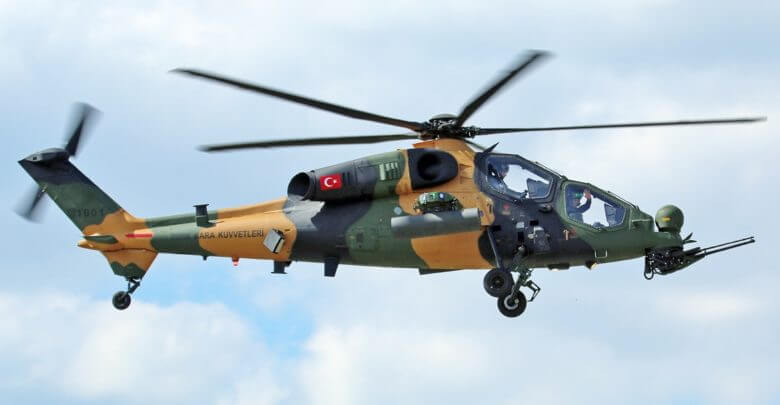
#> input picture temel_islemler/heli.jpg, 780 x 405 px
$ python morfolojik_islemler.py
#> lines starting #> are read from the running program, lines starting #| are printed output that depends on the picture
import cv2.cv2 as cv2
import numpy as np

img = cv2.imread("heli.jpg", 0)
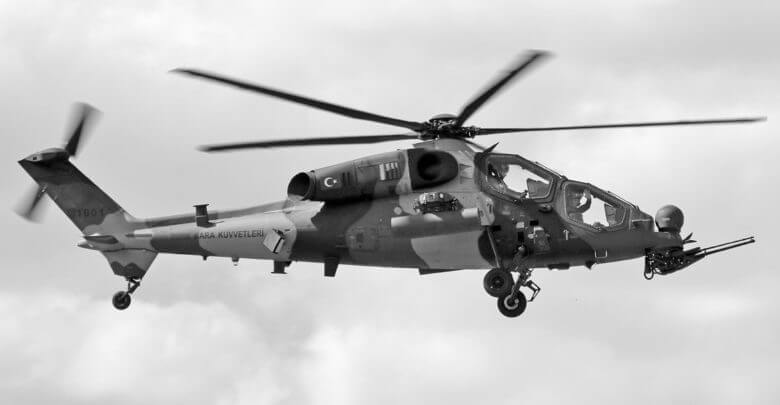
#> img: shape (405, 780); min 0, max 255, mean 194.3
kernel = np.ones((4, 4), dtype=np.uint8)
"""
kernel matrisinin boyutunu arttirinca daha cok erozyona ugruyor
"""

eroded_image = cv2.erode(img, kernel, iterations=1)
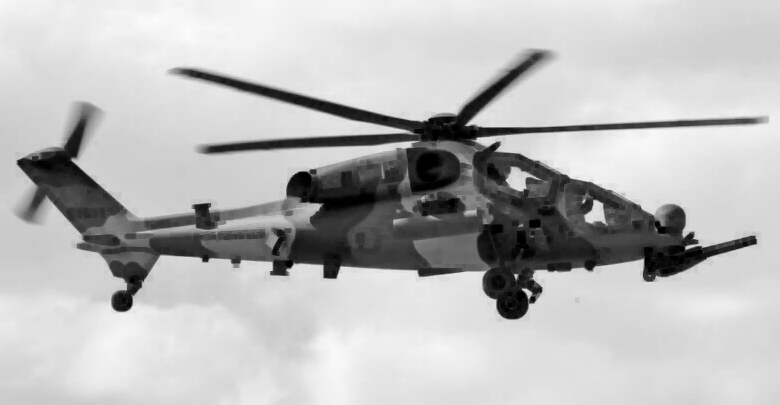
#> eroded_image: shape (405, 780); min 0, max 251, mean 186.3
dilated_image = cv2.dilate(img, kernel, iterations=1)
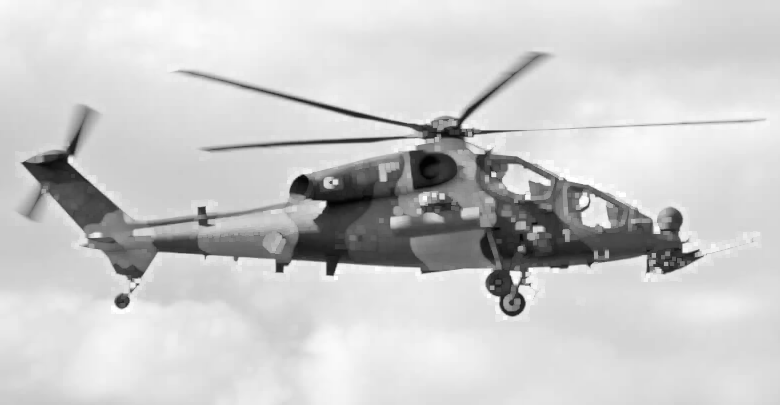
#> dilated_image: shape (405, 780); min 2, max 255, mean 202.3
# dilate etmede 1 leri yani beyazları kalınlaştırıyor erozyonda ise 0 ları (siyahları) kalınlaştırır.
opening = cv2.morphologyEx(img, cv2.MORPH_OPEN, kernel)
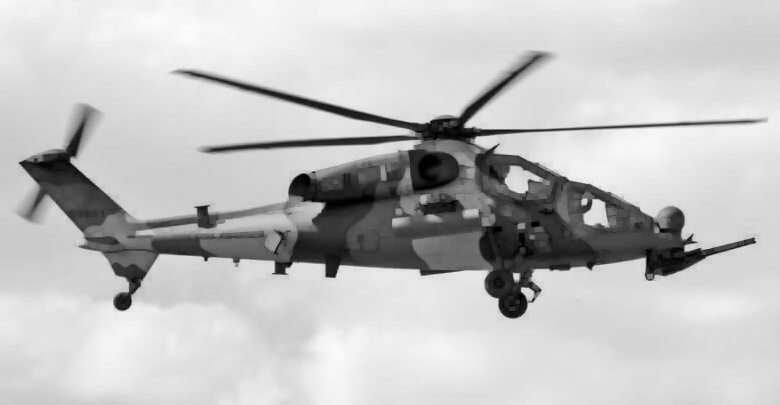
#> opening: shape (405, 780); min 0, max 251, mean 192.9
closing = cv2.morphologyEx(img, cv2.MORPH_CLOSE, kernel)
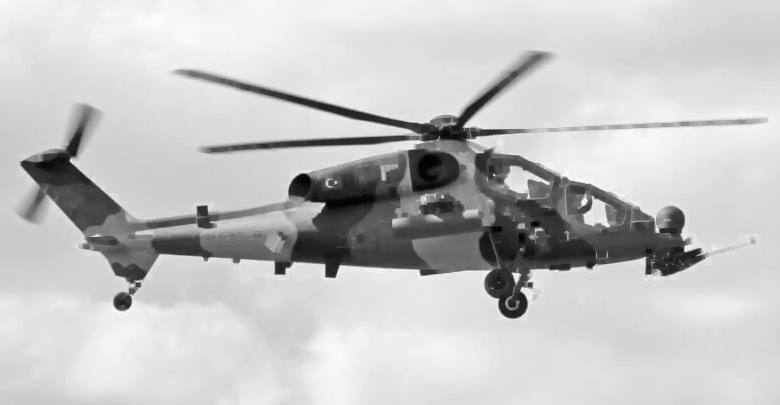
#> closing: shape (405, 780); min 2, max 255, mean 196
gradient = cv2.morphologyEx(img, cv2.MORPH_GRADIENT, kernel)
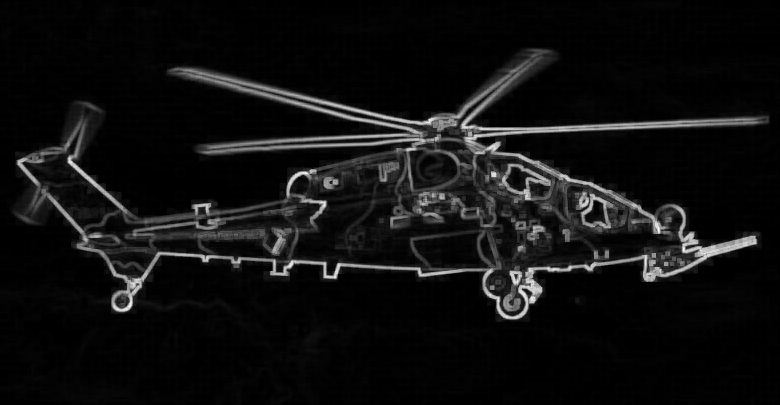
#> gradient: shape (405, 780); min 0, max 248, mean 16

cv2.imshow("image", img)
# [6 lines of commented-out code are left out]
cv2.imshow("gradient_image", gradient)
# erode ve dilate islemlerinin farkinin alinmasiyla olusur

cv2.waitKey(0)
cv2.destroyAllWindows()

"""
https://docs.opencv.org/3.4/d9/d61/tutorial_py_morphological_ops.html
"""
